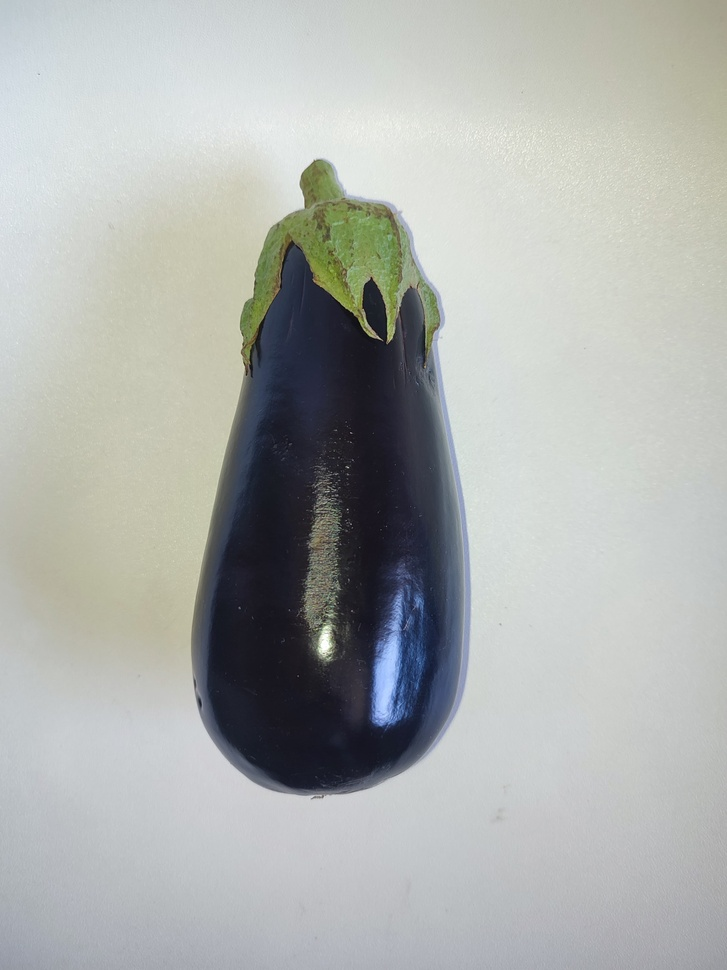
#> input picture db/berenjena/WhatsApp Image 2024-11-05 at 1.53.16 PM (1).jpeg, 727 x 970 px, shrunk from 3000 x 4000 before the run
$ python ProcesadorImagen.py
#> lines starting #> are read from the running program, lines starting #| are printed output that depends on the picture; after the words box and inside, x2 and y2 are one past the last pixel; in counts of white or black regions, pixels touching at a corner belong together; long printed decimals are rounded
#> the answer given: ../db/berenjena
import cv2
import numpy as np
import os
import matplotlib.pyplot as plt

class ProcesadorImagen:
    def __init__(self, ruta_imagen, lower_white=0, upper_white=255):
        self.ruta_imagen = ruta_imagen
        self.imagen = None
        self.imagen_retoque = None
        self.caracteristicas = None
        self.mascara_fondo = None
        self.imagen_sin_fondo = None
        self.lower_white = lower_white
        self.upper_white = upper_white
        self.errores_porcentaje_fondo = []
        self.imagen_contorno = None
        self.mascara_color = None

    def cargar_imagen(self):
        try:
            self.imagen = cv2.imread(self.ruta_imagen)
#> self.imagen is the input picture: shape (970, 727, 3); mean B, G, R 173.9, 176.7, 173.6
            if self.imagen is None:
                raise ValueError(f"No se pudo cargar la imagen desde la ruta: {self.ruta_imagen}")
            print(f"Imagen cargada correctamente desde {self.ruta_imagen}")
        except FileNotFoundError:
            print(f"Error: Archivo no encontrado: {self.ruta_imagen}")
            raise
        except Exception as e:
            print(f"Error al cargar la imagen: {e}")
            raise

    def aplicar_retoque_lab(self):
        lab = cv2.cvtColor(self.imagen, cv2.COLOR_BGR2LAB)
#> lab: shape (970, 727, 3); mean of channels 0, 1, 2 180.9, 126.6, 128.8
        l, a, b = cv2.split(lab)
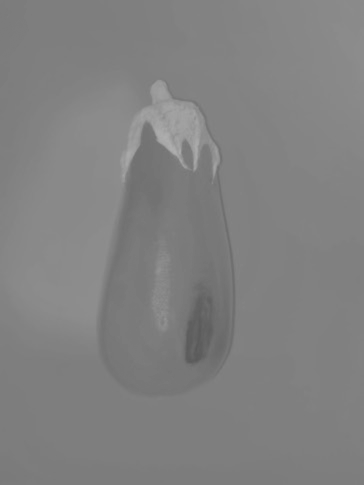
#> b: shape (970, 727) (shown at 1/2 size); min 88, max 175, mean 128.8
        clahe = cv2.createCLAHE(clipLimit=2.0, tileGridSize=(8, 8))
        l_clahe = clahe.apply(l)
        lab_clahe = cv2.merge((l_clahe, a, b))
#> lab_clahe: shape (970, 727, 3); mean of channels 0, 1, 2 175.2, 126.6, 128.8
        self.imagen_retoque = cv2.cvtColor(lab_clahe, cv2.COLOR_LAB2BGR)
        print("Filtro LAB aplicado para mejorar la diferenciación.")

    def eliminar_fondo(self):
        if self.imagen_retoque is None:
            print("Error: La imagen con retoques no ha sido generada.")
            raise ValueError("La imagen con retoques no ha sido generada.")

        try:
            hsv = cv2.cvtColor(self.imagen_retoque, cv2.COLOR_BGR2HSV)
#> hsv: shape (970, 727, 3); mean H, S, V 75.1, 22.9, 173.9
            lower_bound = np.array([0, 0, self.lower_white])
            upper_bound = np.array([180, 30, self.upper_white])
            mask = cv2.inRange(hsv, lower_bound, upper_bound)
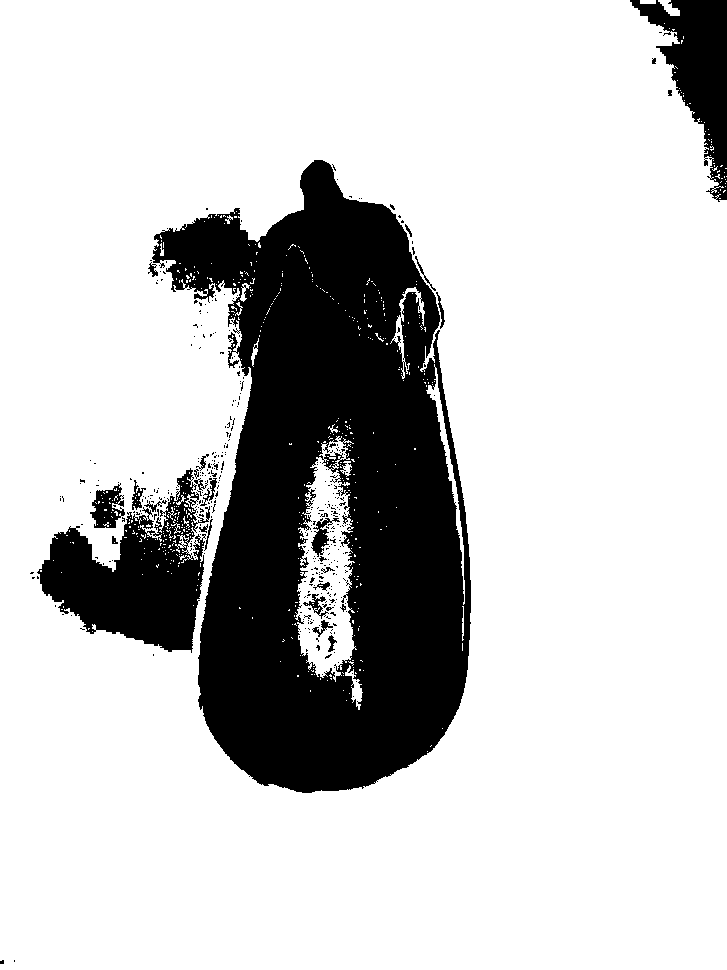
#> mask: shape (970, 727); 78.9% white; 388 black regions (361 under 20 px), largest, box (x1, y1, x2, y2) and area: (152, 160, 471, 793) 121292, (37, 468, 210, 653) 15460, (630, 0, 727, 202) 8199
            kernel = cv2.getStructuringElement(cv2.MORPH_ELLIPSE, (5, 5))
            mask = cv2.morphologyEx(mask, cv2.MORPH_OPEN, kernel, iterations=2)
#> mask: shape (970, 727); 76.8% white; 29 black regions (24 under 20 px), largest, box (x1, y1, x2, y2) and area: (30, 160, 471, 793) 154679, (630, 0, 727, 202) 8910, (225, 416, 235, 441) 115, (232, 396, 240, 407) 41, (652, 58, 656, 64) 23
            mask = cv2.morphologyEx(mask, cv2.MORPH_DILATE, kernel, iterations=1)
#> mask: shape (970, 727); 77.8% white; 6 black regions (4 under 20 px), largest, box (x1, y1, x2, y2) and area: (34, 162, 469, 791) 148027, (632, 0, 727, 199) 8265
            self.mascara_fondo = mask
            mask_fg = cv2.bitwise_not(mask)
#> mask_fg: shape (970, 727); 22.2% white; 6 white regions (4 under 20 px)
            self.imagen_sin_fondo = cv2.bitwise_and(self.imagen, self.imagen, mask=mask_fg)
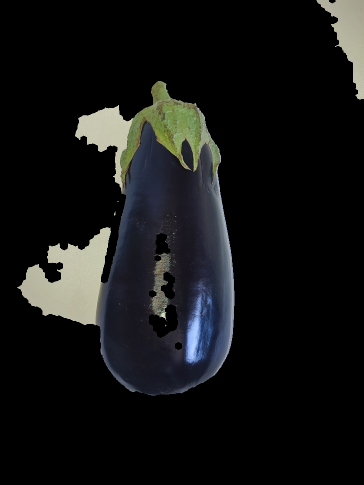
#> self.imagen_sin_fondo: shape (970, 727, 3) (shown at 1/2 size); mean B, G, R 19.8, 19.9, 19.1
            print("Fondo eliminado exitosamente.")

            porcentaje_fondo = np.sum(mask == 255) / mask.size
#> porcentaje_fondo = 0.778
            if porcentaje_fondo < 0.5:
                print(f"Advertencia: Menos del 50% del fondo eliminado en {self.ruta_imagen}")
                self.errores_porcentaje_fondo.append(self.ruta_imagen)
        except Exception as e:
            print(f"Error al eliminar el fondo: {e}")
            raise

    def filtrar_outliers(self, colores):
        """Filtra los outliers usando el método del rango intercuartílico (IQR) para cada componente de color."""
        filtros = []
        for i in range(3):  # Iterar sobre los canales R, G y B
            Q1 = np.percentile(colores[:, i], 25)
            Q3 = np.percentile(colores[:, i], 75)
            IQR = Q3 - Q1
            filtro = (colores[:, i] >= (Q1 - 1.5 * IQR)) & (colores[:, i] <= (Q3 + 1.5 * IQR))
            filtros.append(filtro)

        # Crear una máscara que solo mantiene los píxeles que cumplen con todos los filtros
        filtro_total = np.logical_and.reduce(filtros)
        colores_filtrados = colores[filtro_total]

        return colores_filtrados

    def extraer_caracteristicas(self):
        if self.imagen_sin_fondo is None:
            print("Error: La imagen sin fondo no ha sido procesada.")
            raise ValueError("La imagen sin fondo no ha sido procesada.")

        try:
            gris = cv2.cvtColor(self.imagen_sin_fondo, cv2.COLOR_BGR2GRAY)
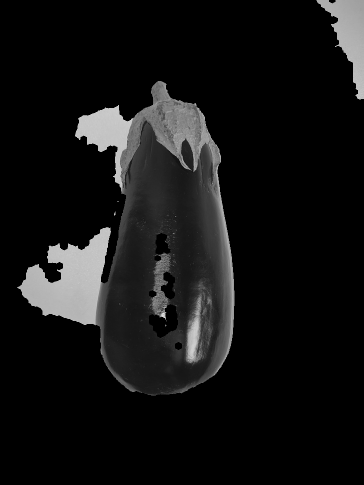
#> gris: shape (970, 727) (shown at 1/2 size); min 0, max 253, mean 19.7
            contornos, _ = cv2.findContours(gris, cv2.RETR_EXTERNAL, cv2.CHAIN_APPROX_SIMPLE)
#> contornos = 4 contours, 2 with area under 20; largest, box (x1, y1, x2, y2) and area: (34, 162, 469, 791) 151540, (632, 0, 727, 199) 7974
            if contornos:
                contorno = max(contornos, key=cv2.contourArea)
#> contorno = contour of 1274 points, box (x1, y1, x2, y2) (34, 162, 469, 791), area 151540
                momentos = cv2.moments(contorno)
#> momentos = moments, m00 151539.5, centre m10/m00, m01/m00 = (306.1, 507.1)
                hu = cv2.HuMoments(momentos).flatten()
#> hu = [0.217, 0.0111, 0.00108, 0.00018, 1.67e-08, 1.53e-05, 7.78e-08]
                hu = -np.sign(hu) * np.log10(np.abs(hu) + 1e-10)
#> hu = [0.664, 1.96, 2.97, 3.74, 7.77, 4.82, 7.11]
                self.imagen_contorno = self.imagen_sin_fondo.copy()
                cv2.drawContours(self.imagen_contorno, [contorno], -1, (0, 255, 0), 2)
#> self.imagen_contorno: shape (970, 727, 3); 1.19% of pixels changed, all inside (x1, y1, x2, y2) = (33, 161, 470, 792)

                # Crear una máscara a partir del contorno
                mascara = np.zeros_like(gris)
                cv2.drawContours(mascara, [contorno], -1, 255, -1)
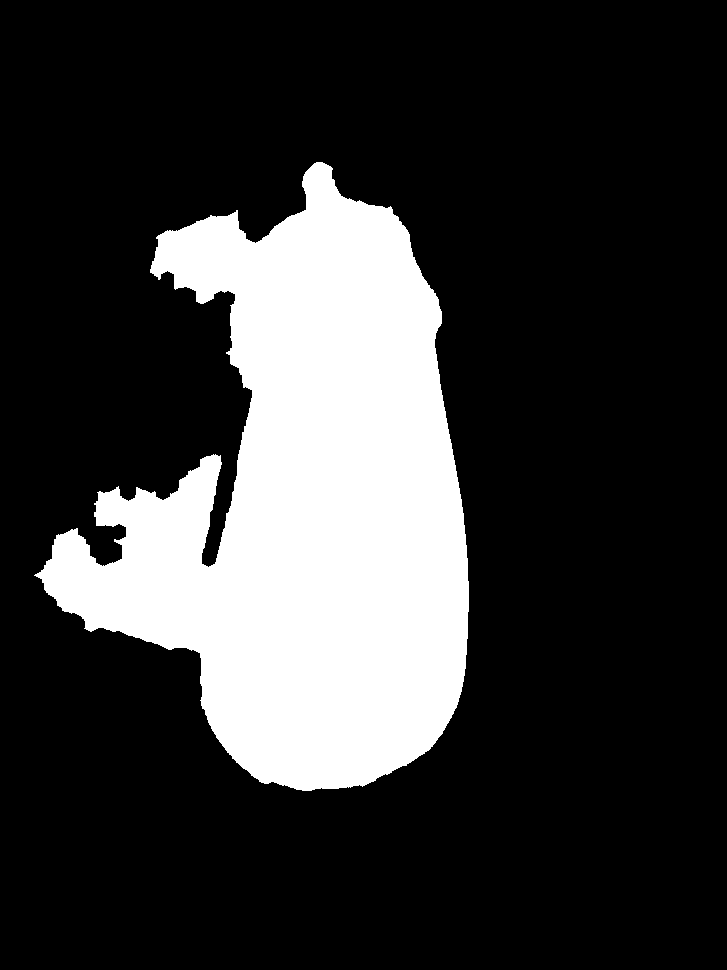
#> mascara: shape (970, 727); 21.7% white; 1 white region, box (x1, y1, x2, y2) and area: (34, 162, 469, 791) 152727

                # Extraer píxeles dentro del contorno en el espacio RGB
                rgb = self.imagen_sin_fondo[mascara == 255]
                if rgb.size == 0:
                    color_representativo = np.array([0, 0, 0], dtype=np.uint8)
                    print("Advertencia: No se encontraron píxeles dentro del contorno para calcular el color.")
                else:
                    rgb_filtrado = self.filtrar_outliers(rgb)
#> the loop in filtrar_outliers, `for i in range(3):` made 3 passes
#> (Q1, Q3, IQR) on passes 1 to 3: (39, 118, 79), (28, 141, 113), (28, 125, 97)
#> after the loop in filtrar_outliers, `for i in range(3):`: filtros = 3 items
                    if rgb_filtrado.size == 0:
                        print("Advertencia: No se encontraron colores válidos después del filtrado.")
                        color_representativo = np.array([0, 0, 0], dtype=np.uint8)
                    else:
                        color_representativo = np.median(rgb_filtrado, axis=0).astype(np.uint8)
#> color_representativo = [63, 49, 44]

                # Crear una imagen con el color representativo
                self.mascara_color = np.zeros_like(self.imagen_sin_fondo)
                self.mascara_color[mascara == 255] = color_representativo
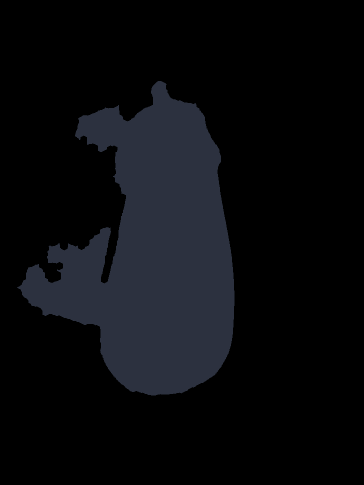
#> self.mascara_color: shape (970, 727, 3) (shown at 1/2 size); mean of channels 0, 1, 2 13.6, 10.6, 9.5; drawn as B, G, R
            else:
                hu = np.zeros(7)
                self.imagen_contorno = self.imagen_sin_fondo.copy()
                print("Advertencia: No se encontraron contornos para calcular los momentos de Hu.")

            indices_hu_seleccionados = [0, 1, 2, 3]
            hu_seleccionados = hu[indices_hu_seleccionados]
#> hu_seleccionados = [0.664, 1.96, 2.97, 3.74]

            print(f"Color representativo (B, G, R): {color_representativo}")
#| Color representativo (B, G, R): [63 49 44]

            # Almacenar las características seleccionadas en un array de tipo float
            self.caracteristicas = np.concatenate((hu_seleccionados, color_representativo)).astype(np.float32)
#> self.caracteristicas = [0.664, 1.96, 2.97, 3.74, 63, 49, 44]
            #self.caracteristicas = color_representativo.astype(np.float32)
            print(f"Características extraídas: {self.caracteristicas}")
#| Características extraídas: [ 0.6639  1.956  2.966   3.744 63.        49.
#|  44.       ]
            print(f"Número de características extraídas: {len(self.caracteristicas)}")
#| Número de características extraídas: 7
#| [ 0.6639  1.956  2.966   3.744 63.        49.
#|  44.       ]
        except Exception as e:
            print(f"Error al extraer características: {e}")
            raise

    def visualizar_resultados(self):
        try:
            fig, axs = plt.subplots(1, 6, figsize=(24, 5))
            imagen_rgb = cv2.cvtColor(self.imagen, cv2.COLOR_BGR2RGB)
            axs[0].imshow(imagen_rgb)
            axs[0].set_title("Imagen Original")
            axs[0].axis('off')

            imagen_retoque_rgb = cv2.cvtColor(self.imagen_retoque, cv2.COLOR_BGR2RGB)
            axs[1].imshow(imagen_retoque_rgb)
            axs[1].set_title("Imagen con Retoques")
            axs[1].axis('off')

            axs[2].imshow(self.mascara_fondo, cmap='gray')
            axs[2].set_title("Máscara de Fondo")
            axs[2].axis('off')

            imagen_sin_fondo_rgb = cv2.cvtColor(self.imagen_sin_fondo, cv2.COLOR_BGR2RGB)
            axs[3].imshow(imagen_sin_fondo_rgb)
            axs[3].set_title("Imagen sin Fondo")
            axs[3].axis('off')

            imagen_contorno_rgb = cv2.cvtColor(self.imagen_contorno, cv2.COLOR_BGR2RGB)
            axs[4].imshow(imagen_contorno_rgb)
            axs[4].set_title("Imagen con Contornos")
            axs[4].axis('off')

            mascara_color_rgb = cv2.cvtColor(self.mascara_color, cv2.COLOR_BGR2RGB)
            axs[5].imshow(mascara_color_rgb)
            axs[5].set_title("Máscara con Color")
            axs[5].axis('off')

            plt.tight_layout()
            plt.show()
        except Exception as e:
            print(f"Error al visualizar resultados: {e}")
            raise

def procesar_y_mostrar_imagen(ruta_imagen, lower_white=0, upper_white=255):
    procesador = ProcesadorImagen(ruta_imagen, lower_white=lower_white, upper_white=upper_white)
    try:
        procesador.cargar_imagen()
        procesador.aplicar_retoque_lab()
        procesador.eliminar_fondo()
        procesador.extraer_caracteristicas()
        print("Características extraídas de la imagen:")
        print(procesador.caracteristicas)
        procesador.visualizar_resultados()
    except Exception as e:
        print(f"Error al procesar la imagen {ruta_imagen}: {e}")

if __name__ == "__main__":
    ruta = input("Ingrese la ruta del archivo o carpeta para analizar: ").strip()
    if os.path.isfile(ruta):
        procesar_y_mostrar_imagen(ruta)
    elif os.path.isdir(ruta):
        archivos = [os.path.join(ruta, f) for f in os.listdir(ruta) if f.lower().endswith(('.jpg', '.jpeg', '.png'))]
        if not archivos:
            print("No se encontraron imágenes en la carpeta especificada.")
        else:
            for ruta_imagen in archivos:
                procesar_y_mostrar_imagen(ruta_imagen)
#> pass 2 of the loop `for ruta_imagen in archivos:`:
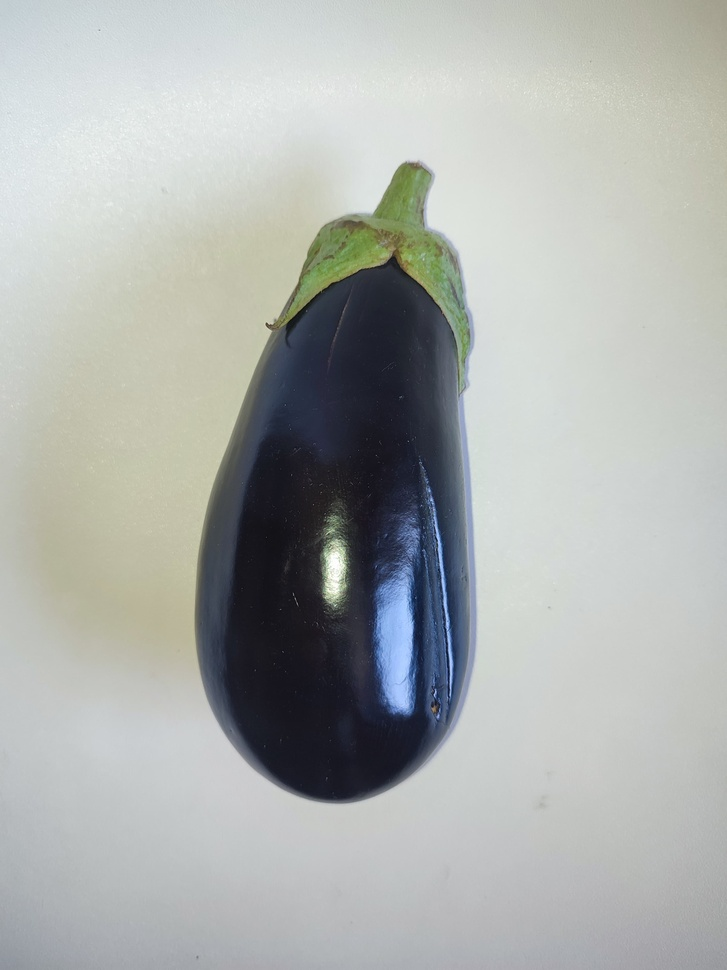
#> input picture db/berenjena/WhatsApp Image 2024-11-05 at 1.53.17 PM (1).jpeg, 727 x 970 px, shrunk from 3000 x 4000 before the run
#> in cargar_imagen, self.imagen is the input picture: shape (970, 727, 3); mean B, G, R 173.4, 176.1, 172.6
#> in eliminar_fondo (call 2), `mask = cv2.inRange(hsv, lower_bound, upper_bound)`:
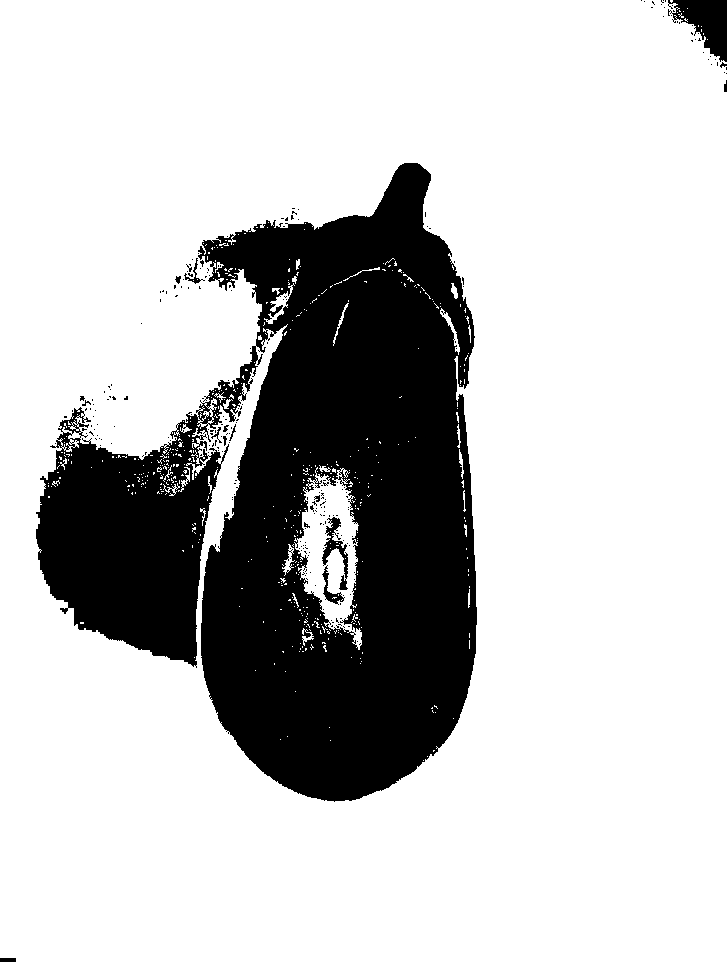
#> mask: shape (970, 727); 77.3% white; 244 black regions (229 under 20 px), largest, box (x1, y1, x2, y2) and area: (36, 163, 477, 802) 156445, (668, 0, 727, 62) 2020, (322, 517, 348, 590) 604
#> porcentaje_fondo = 0.768
#> contornos = 4 contours, 2 with area under 20; largest, box (x1, y1, x2, y2) and area: (38, 165, 475, 800) 169486, (652, 0, 727, 72) 2164
#> contorno = contour of 1143 points, box (x1, y1, x2, y2) (38, 165, 475, 800), area 169486
#> momentos = moments, m00 169486.5, centre m10/m00, m01/m00 = (301.6, 507.7)
#> in extraer_caracteristicas (call 2), `hu = cv2.HuMoments(momentos).flatten()`: hu = [0.193, 0.00391, 0.0018, 6.05e-05, 1.53e-08, 3.77e-06, 1.27e-08]
#> in extraer_caracteristicas (call 2), `hu = -np.sign(hu) * np.log10(np.abs(hu) + 1e-10)`: hu = [0.714, 2.41, 2.75, 4.22, 7.81, 5.42, 7.89]
#> the loop in filtrar_outliers (call 2), `for i in range(3):` made 3 passes
#> (Q1, Q3, IQR) on passes 1 to 3: (38, 157, 119), (28, 179, 151), (27, 157, 130)
#> color_representativo = [69, 55, 48]
#> in extraer_caracteristicas (call 2), `self.mascara_color[mascara == 255] = color_representativo`:
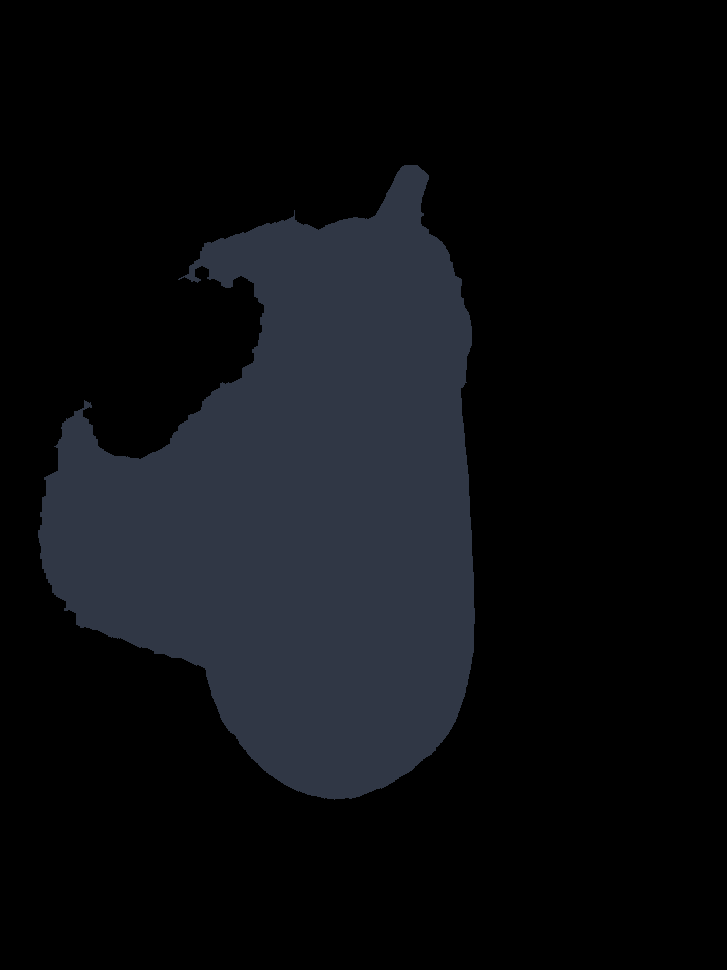
#> self.mascara_color: shape (970, 727, 3); mean of channels 0, 1, 2 16.7, 13.3, 11.6; drawn as B, G, R
#> hu_seleccionados = [0.714, 2.41, 2.75, 4.22]
#| Color representativo (B, G, R): [69 55 48]
#> self.caracteristicas = [0.714, 2.41, 2.75, 4.22, 69, 55, 48]
#| Características extraídas: [ 0.7142  2.407  2.746   4.218 69.        55.
#|  48.       ]
#| Número de características extraídas: 7
#| [ 0.7142  2.407  2.746   4.218 69.        55.
#|  48.       ]
    else:
        print("Error: La ruta no existe o no es válida. Verifica e intenta nuevamente.")
